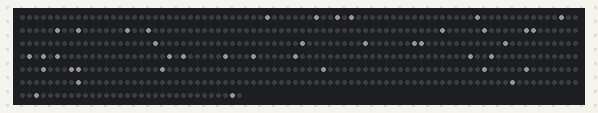
A sketch run on a simulated Arduino Uno, built with avr-gcc and run on an emulated ATmega328P. On the bench: 512 RGB LEDs in strip order, left to right, continuing on the next row. Dim RGB values are drawn brighter than linear; random numbers use the default seed unless the sketch sets one.

Above: at 0.1 s.

The sketch:

twinkle.ino
```cpp
#include <FastLED.h>
#define NUM_LEDS 512
#define DATA_PIN 6
CRGB leds[NUM_LEDS];

void setup() {
 FastLED.addLeds<WS2812B,DATA_PIN,GRB>(leds,NUM_LEDS);
 FastLED.setBrightness(20);
}

void loop() {
  // select random leds to turn on and off
  int num_leds_to_turn_on = rand() % 101;

  // randomly choose leds and light them up
  for(int i=0; i<=num_leds_to_turn_on; i++){
    int led = rand() % NUM_LEDS;
    leds[led] = CRGB::White;
  }

  FastLED.show();
  delay(130);

  // turn all leds off
  for(int i=0; i<=NUM_LEDS; i++){
    leds[i] = CRGB::Black;
  }
}
```
